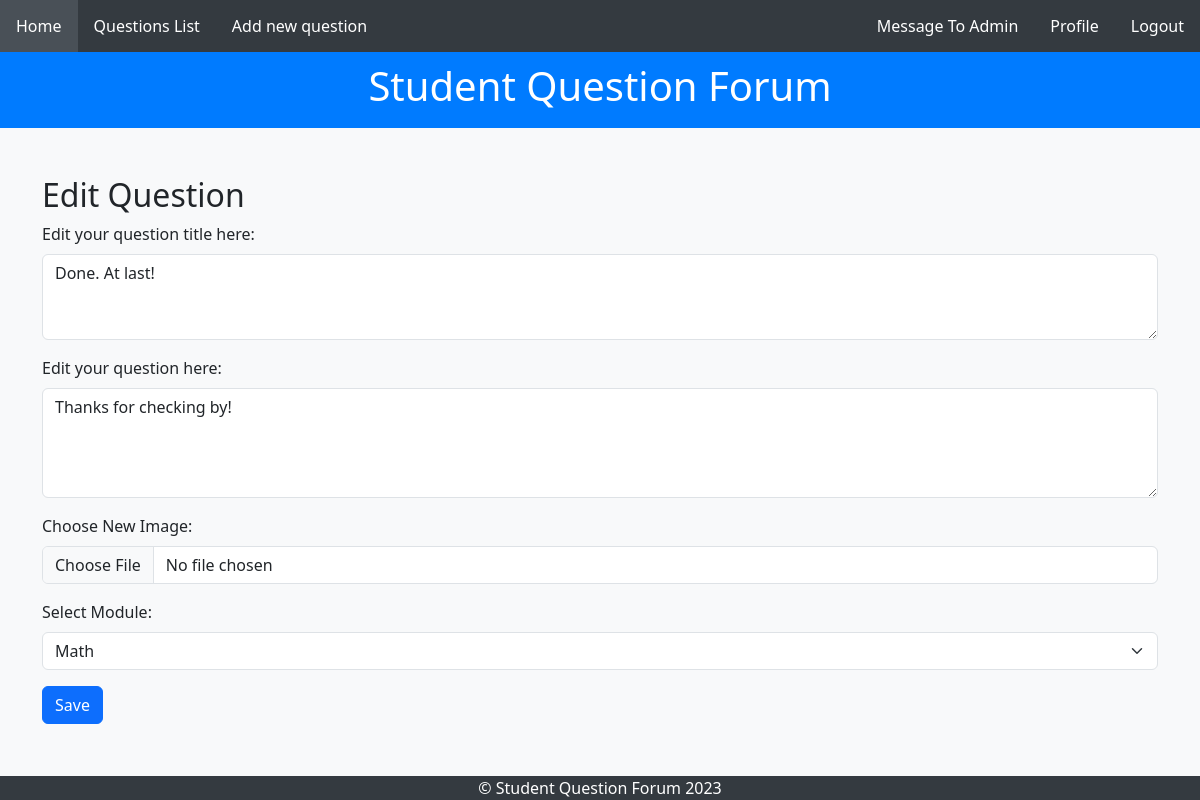
Page /editquestions.php?id=39 (signed in) on the committed database.
### tables this page shows
CREATE TABLE `questions` (
  `id` int(11) NOT NULL,
  `QTitle` varchar(255) NOT NULL,
  `QContent` text NOT NULL,
  `image` varchar(255) DEFAULT NULL,
  `UserID` int(11) NOT NULL,
  `ModuleID` int(11) NOT NULL,
  `QDate` datetime NOT NULL DEFAULT current_timestamp()
);

CREATE TABLE `modules` (
  `id` int(11) NOT NULL,
  `ModuleName` varchar(255) NOT NULL
);

### editquestions.php (called while the page is built, shortened)
<?php
try {
    include 'includes/DatabaseConnection.php';
    include 'includes/DatabaseFunctions.php';
    if (isset($_POST['submit'])) {
        try {
            include 'includes/uploadFile.php';
            if (isset($_POST['id'])) {
                $id = $_POST['id'];
                $QTitle = $_POST['QTitle'];
                $QContent = $_POST['QContent'];
                $file = $_FILES['fileToUpload'];
                $uploadDirectory = "uploads/";
                $ModuleID = $_POST['ModuleID'];
                $existingQuestion = getQuestion($pdo, $id);
                $existingImagePath = $existingQuestion['image'];
                if (!empty($existingImagePath) && file_exists($existingImagePath)) {
                    unlink($existingImagePath);
                }
                $uploadedFilePath = uploadFile($file, $uploadDirectory);
                if ($uploadedFilePath !== false) {
                    updateQuestions($pdo, $id, $QContent, $QTitle, $uploadedFilePath, $ModuleID);
                    header('location: questions.php');
                    exit();
                } else {
                    $title = 'An error has occurred';
                    $allowedFormats = 'JPG, JPEG, PNG, GIF';
                    $output = "Sorry! You either have picture duplicate or is not in the following formats: $allowedFormats.";
                }
            } else {
                $title = 'An error has occurred';
                $output = 'Invalid question ID';
            }
        } catch (PDOException $e) {
            $title = 'Error has occurred';
            $output = 'Error editing questions: ' . $e->getMessage();
        }
    } else {
        $questions = getQuestion($pdo, $_GET['id']);
        $modules = allModules($pdo);
        include 'templates/editquestions.html.php';
    }
} catch (PDOException $e) {
    $title = 'Error has occurred';
    $output = 'Error editing questions: ' . $e->getMessage();
}
include 'templates/layout.html.php';
?>

### includes/DatabaseFunctions.php (called while the page is built, shortened)
<?php
function query($pdo, $sql, $parameters = []) {
    $query = $pdo->prepare($sql);
    $query->execute($parameters);
    return $query;
}
function getQuestion($pdo, $id) {
    $parameters = [':id' => $id];
    $query = query($pdo, 'SELECT * FROM questions WHERE id = :id', $parameters);
    return $query->fetch();
}
function allModules($pdo) {
    $modules = query($pdo, 'SELECT * FROM modules');
    return $modules->fetchAll();
}
?>

### templates/editquestions.html.php (the view, shortened to what this page needs)
<!DOCTYPE html>
<html lang="en">
<head>
    <link href="https://cdn.jsdelivr.net/npm/bootstrap@5.3.2/dist/css/bootstrap.min.css" rel="stylesheet">
</head>
<body class="bg-light">
    <div class="container mt-5">
        <h2>Edit Question</h2>
        <form action="editquestions.php" method="post" enctype="multipart/form-data">
            <div class="mb-3">
                <label for="QTitle" class="form-label">Edit your question title here:</label>
                <textarea class="form-control" name="QTitle" rows="3"><?= $questions['QTitle'] ?></textarea>
            </div>
            <div class="mb-3">
                <label for="QContent" class="form-label">Edit your question here:</label>
                <textarea class="form-control" name="QContent" rows="4"><?= $questions['QContent'] ?></textarea>
            </div>
            <div class="mb-3">
                <label for="fileToUpload" class="form-label">Choose New Image:</label>
                <input type="file" class="form-control" name="fileToUpload" id="fileToUpload" accept="image/*" onchange="previewImage()">
            </div>
            <div class="mb-3">
                <label for="ModuleID" class="form-label">Select Module:</label>
                <select class="form-select" name="ModuleID" required>
                    <?php foreach ($modules as $module): ?>
                        <option value="<?= $module['id'] ?>" <?php if ($module['id'] == $questions['ModuleID']) echo 'selected'; ?>>
                            <?= htmlspecialchars($module['ModuleName'], ENT_QUOTES, 'UTF-8') ?>
                        </option>
                    <?php endforeach; ?>
                </select>
            </div>
            <button type="submit" name="submit" class="btn btn-primary">Save</button>
        </form>
    </div>
</body>
</html>

### templates/layout.html.php (style rules this page uses)
body { background-color: #f8f9fa; color: #495057; font-family: 'Arial', sans-serif; margin: 0; padding: 0; }

### rows in the picture
questions: QTitle "Done. At last!", QContent "Thanks for checking by!", ModuleID "Math"
